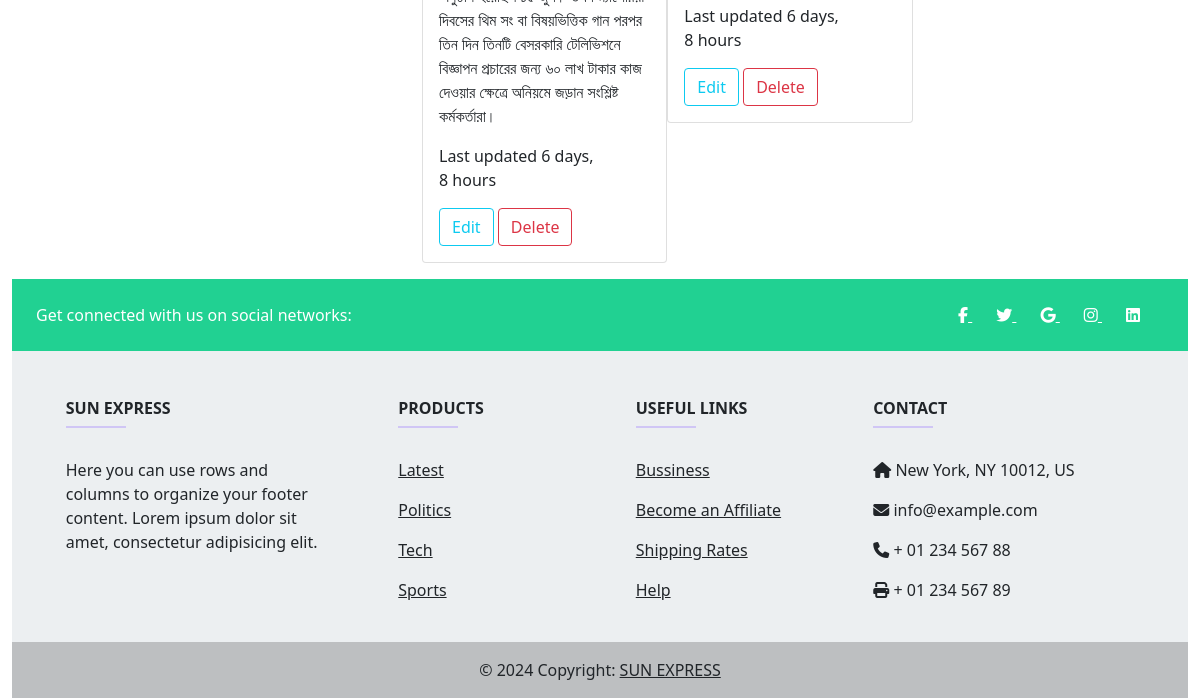
The app's page /editor/profile/ (signed in, lower part), older data.
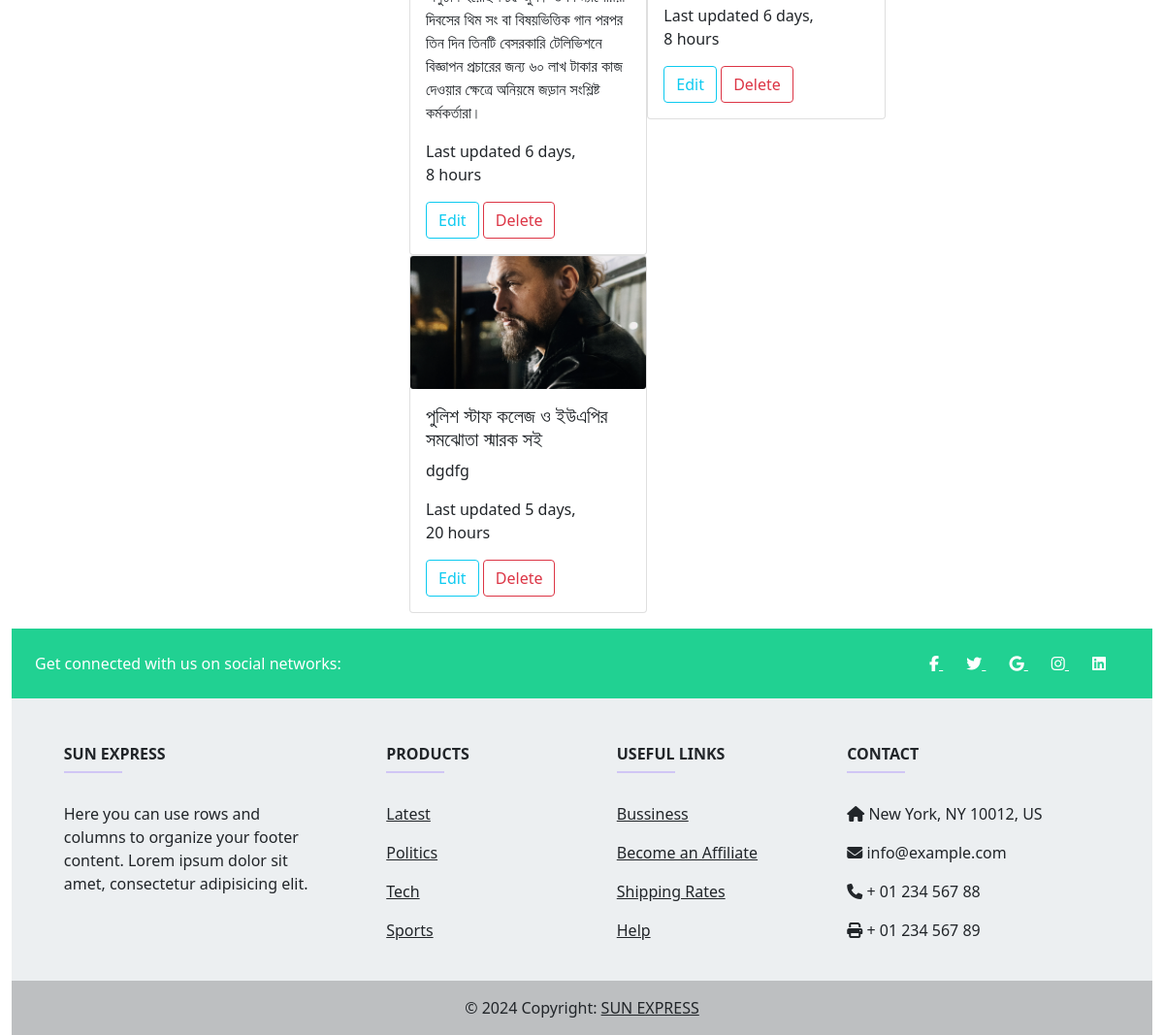
The same page, newer data.
### article/models.py (models this page shows, shortened)
class Article(models.Model):
    headline = models.CharField(max_length=200)
    body = models.TextField()
    category = models.ManyToManyField(Category)
    publishing_time = models.DateTimeField(auto_now_add=True)
    last_updated = models.DateTimeField(auto_now=True)
    ratings = models.IntegerField(default=0)
    editor = models.ForeignKey(Editor, on_delete=models.CASCADE)
    image = models.ImageField(upload_to='article/images/', null=True, blank=True)

### editor/views.py (the view)
# urls.py: path('profile/', views.profile, name='profile'),
@login_required
def profile(request):
        editor = models.Editor.objects.get(user=request.user)
        article = Article.objects.filter(editor = editor)
        return render(request, 'profile.html', {'data': editor, "article":article})

### editor/templates/profile.html (shortened to what this page needs)
{% extends 'base.html' %}
{% load static %}
{% load crispy_forms_tags %}
{% block content %}
<div class="container mt-2">
<div class="row">
  <div class="col-md-4">
    {% if data %}
  </div>
  {% else %}
  <p>No profile found for the current user.</p>
  {% endif %}
  <div class="col-md-8">
    <div class="d-flex flex-wrap">
    {% for data in article %}
          <div class="col-md-4">
            <div class="card ">
              <img class="card-img" src="{{ data.image.url}}" alt="Card image">
              <div class="card-body">
                <h5 class="card-title">{{data.headline}}</h5>
                <p class="card-text">{{data.body}}</p>
                <p>Last updated {% if data.last_updated %}{{ data.last_updated|timesince }}{% else %}{{ data.publishing_time|timesince }}{% endif %}</p>
                <a href="{% url 'edit_article' data.id %}" class="btn btn-outline-info">Edit</a>
                <a href="{% url 'delete_article' data.id %}" class="btn btn-outline-danger">Delete</a>
              </div>
            </div>
          </div>
          {% endfor %}
        </div>
  </div>
</div>
</div>
{% endblock %}

Row changes from the older to the newer data that the page shows:
added Article: image (picture), headline "পুলিশ স্টাফ কলেজ ও ইউএপির সমঝোতা স্মারক সই", body "dgdfg", last_updated "5 days, 20 hours"
